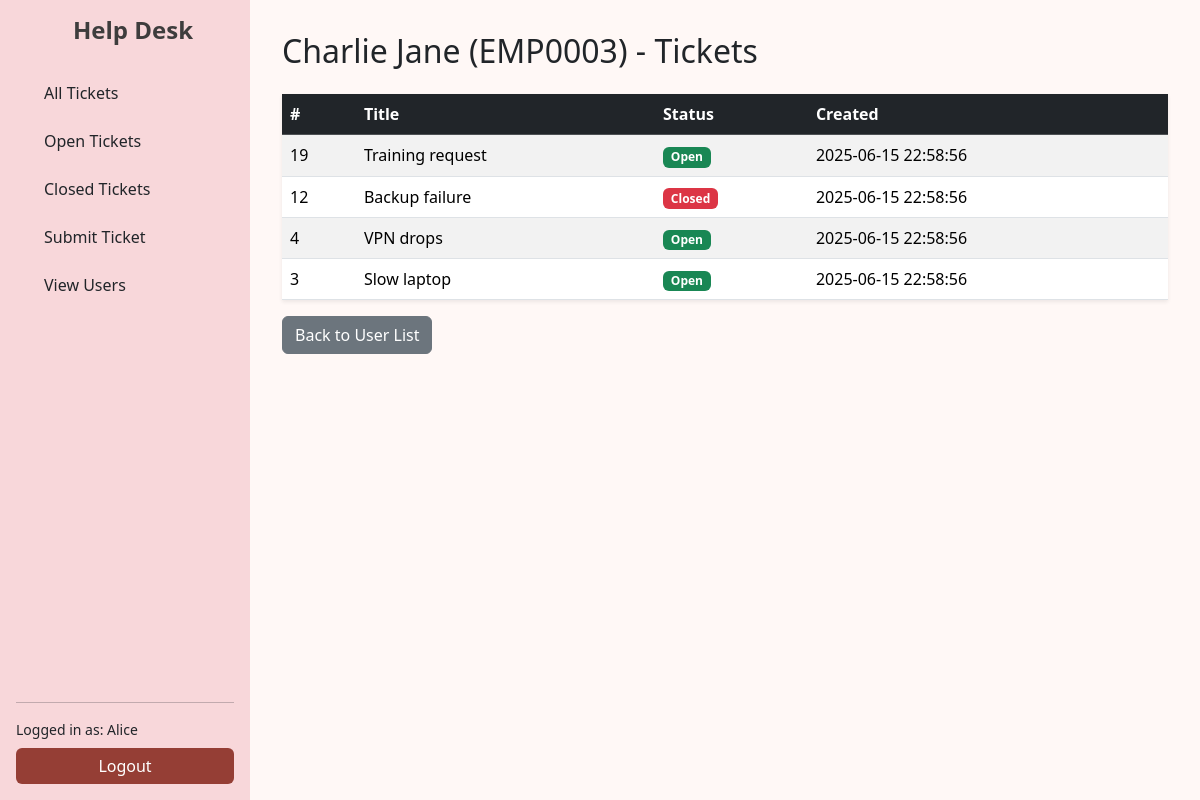
Before: /users/3/tickets (signed in) with the older database file.
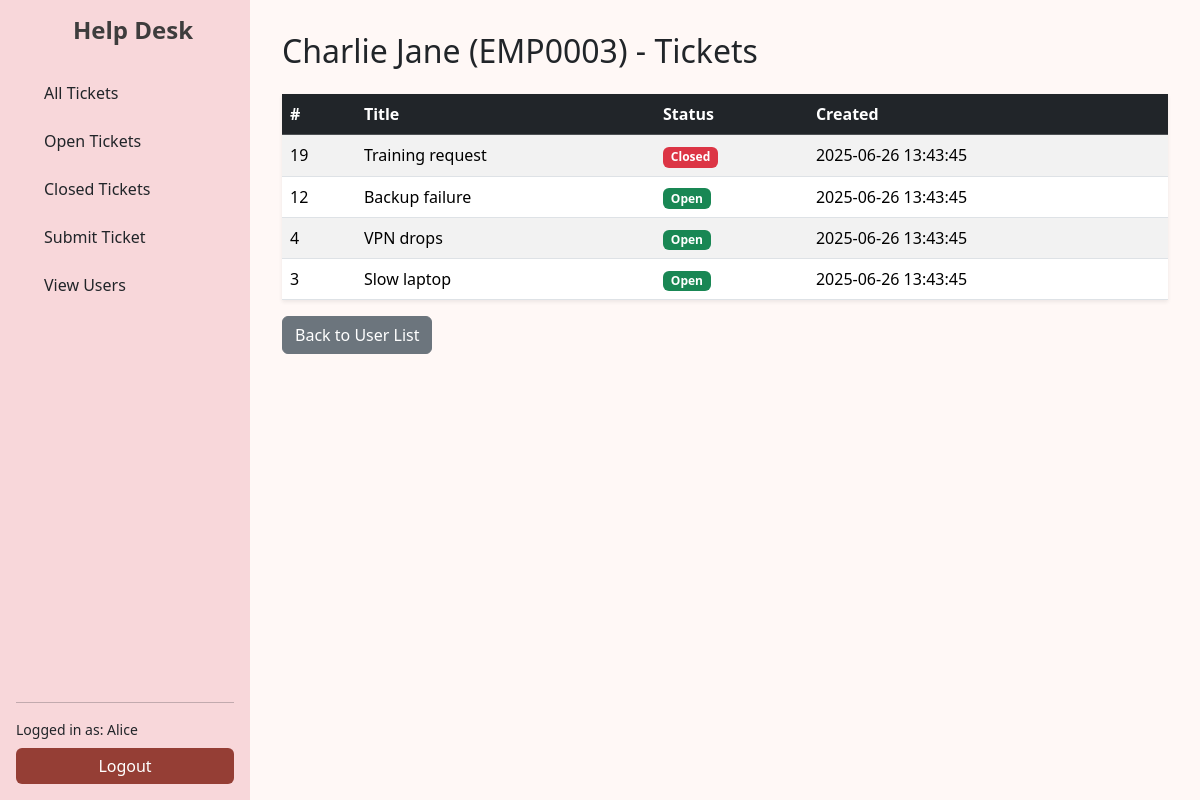
After: the same page with the newer database file.
### tables this page shows
CREATE TABLE tickets (
    id INTEGER PRIMARY KEY AUTOINCREMENT,
    title TEXT NOT NULL,
    description TEXT NOT NULL,
    status TEXT DEFAULT 'Open',
    user_id INTEGER,
    created_at TIMESTAMP DEFAULT CURRENT_TIMESTAMP,
    updated_at TIMESTAMP DEFAULT CURRENT_TIMESTAMP,
    FOREIGN KEY (user_id) REFERENCES users(id) ON DELETE CASCADE
);

### app.py (the view)
@app.route('/users/<int:user_id>/tickets')
def view_user_tickets(user_id):
    if session.get('role') != 'admin':
        flash('You are not authorised to view this.', 'error')
        return redirect(url_for('dashboard'))
    db = get_db()
    user = db.execute('SELECT * FROM users WHERE id = ?', (user_id,)).fetchone()
    if not user:
        flash('User not found.', 'error')
        return redirect(url_for('view_users'))
    tickets = db.execute('''
        SELECT * FROM tickets WHERE user_id = ? ORDER BY id DESC
    ''', (user_id,)).fetchall()
    return render_template('view_user_tickets.html', user=user, tickets=tickets)

### app.py (called while the page is built)
def connect_db():
    rv = sqlite3.connect(app.config['DATABASE'])
    rv.row_factory = sqlite3.Row
    return rv

def get_db():
    if 'sqlite_db' not in g:
        g.sqlite_db = connect_db()
    return g.sqlite_db

### templates/view_user_tickets.html (shortened to what this page needs)
{% extends 'base_dashboard.html' %}
{% block content %}
<h2 class="mb-4">{{ user.first_name }} {{ user.last_name }} ({{ user.employee_id }}) - Tickets</h2>
<table class="table table-striped table-hover shadow-sm">
  <thead class="table-dark">
    <tr>
      <th>#</th>
      <th>Title</th>
      <th>Status</th>
      <th>Created</th>
    </tr>
  </thead>
  <tbody>
    {% for ticket in tickets %}
    <tr class="clickable-row" onclick="window.location='{{ url_for('view_ticket', ticket_id=ticket.id) }}'">
      <td>{{ ticket.id }}</td>
      <td>{{ ticket.title }}</td>
      <td>
        <span class="badge {% if ticket.status == 'Closed' %}bg-danger{% else %}bg-success{% endif %}">
          {{ ticket.status }}
        </span>
      </td>
      <td>{{ ticket.created_at }}</td>
    </tr>
    {% else %}
    <tr>
      <td colspan="4" class="text-center text-muted">No tickets found for this user.</td>
    </tr>
    {% endfor %}
  </tbody>
</table>
<a href="{{ url_for('view_users') }}" class="btn btn-secondary">Back to User List</a>
{% endblock %}

Changed rows visible on the page:
changed tickets "Training request": status "Open" → "Closed"; created_at "2025-06-15 22:58:56" → "2025-06-26 13:43:45"
changed tickets "Backup failure": status "Closed" → "Open"; created_at "2025-06-15 22:58:56" → "2025-06-26 13:43:45"
changed tickets "VPN drops": created_at "2025-06-15 22:58:56" → "2025-06-26 13:43:45"
changed tickets "Slow laptop": created_at "2025-06-15 22:58:56" → "2025-06-26 13:43:45"
